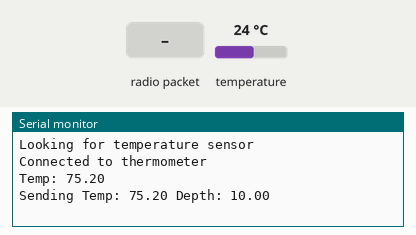
Simulated run of this sketch. Board: Arduino Uno, built with avr-gcc and run on an emulated ATmega328P. On the bench: the last lines printed to the serial monitor. The inputs (shaded band) are chosen by the test bench; at power-on: temperature 24 °C. No radio packets arrive unless stated.

Above: at 4.0 s.
4.1 s: radio packet "1" arrives
At 5.5 s:
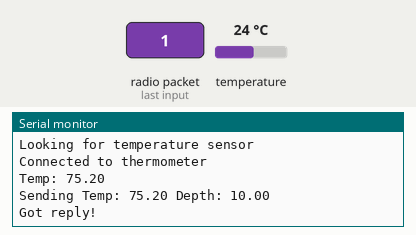
12.3 s: temperature set to 19 °C
At 16.0 s:
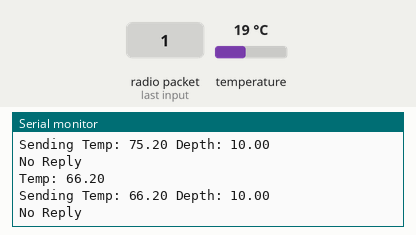

The sketch:

sensor.ino
```cpp
// The sensor module reads the water temp and depth and
// transmits the values to the control center via a radio
//
// This code is designed to run on an Adafruit 32u4 RFM69HCW.

#include <OneWire.h>
#include <DallasTemperature.h>
#include <SPI.h>
#include <RH_RF69.h>
#include <RHReliableDatagram.h>

// == Radio ==
#define RF69_FREQ 915.0
// Make sure the control center has this address
#define DEST_ADDRESS 1
#define MY_ADDRESS 2

// Setup for Feather 32u4 with Radio
#define RFM69_CS 8
#define RFM69_INT 7
#define RFM69_RST 4

RH_RF69 rf69(RFM69_CS, RFM69_INT);
RHReliableDatagram rf69_manager(rf69, MY_ADDRESS);

// This increments every time a packet is transmitted
int16_t packet_num = 0;

// Buffers for sending messages
uint8_t buf[RH_RF69_MAX_MESSAGE_LEN];
uint8_t data[] = " OK";

// == Water Temp ==
#define WATER_TEMP_PIN 13

OneWire oneWire(WATER_TEMP_PIN);
DallasTemperature sensors(&oneWire);
DeviceAddress waterThermometer;

void setup() {
  // Setup serial baud rate
  Serial.begin(9600);

  setupTempSensor();
  setupRadio();
}

// Sets up the radio on the Feather
void setupRadio() {
  pinMode(RFM69_RST, OUTPUT);
  digitalWrite(RFM69_RST, LOW);

  digitalWrite(RFM69_RST, HIGH);
  delay(10);
  digitalWrite(RFM69_RST, LOW);
  delay(10);

  if (!rf69_manager.init()) {
    Serial.println("Radio init failed");
    // Stop if radio init failed
    while (1);
  }

  if (!rf69.setFrequency(RF69_FREQ)) {
    Serial.println("Could not set frequency");
  }

  // Power can be 14-20. Starting with 20, may adjust later.
  rf69.setTxPower(20, true);

  // The encryption key has to be the same as the one in the server
  uint8_t key[] = { 0x01, 0x02, 0x03, 0x04, 0x05, 0x06, 0x07, 0x08,
                    0x01, 0x02, 0x03, 0x04, 0x05, 0x06, 0x07, 0x08
                  };
  rf69.setEncryptionKey(key);
}

// Connects to the DS18B20 temp sensor
void setupTempSensor() {
  Serial.println("Looking for temperature sensor");
  sensors.begin();

  if (sensors.getAddress(waterThermometer, 0)) {
    Serial.println("Connected to thermometer");
  }

  sensors.setResolution(waterThermometer, 9);
}

void loop() {
  // Wait 3 seconds
  delay(3000);

  // Request temp from sensor
  sensors.requestTemperatures();

  // Print current temp
  float temp = sensors.getTempF(waterThermometer);
  Serial.print("Temp: ");
  Serial.println(temp);
  transmitTemperature(temp, 10.0);
}

// Transmits the given temperature and depth to the control unit
void transmitTemperature(float temp, float depth) {
  // Pack the two float values into a single char array.
  //
  // This format reduces the amount of data that must be transmitted and
  // reduces loss of precision when converting to a string.
  //
  // These will need to be unpacked the same way on the control unit:
  // First 4 bytes: Water Temp
  // Next 4 bytes: Water Depth
  uint8_t packet[8];
  memcpy(packet, (uint8_t*)(&temp), 4);
  memcpy(packet+4, (uint8_t*)(&depth), 4);

  Serial.print("Sending Temp: ");
  Serial.print(*(float*)packet);
  Serial.print(" Depth: ");
  Serial.println(*(float*)(packet + 4));

  if (rf69_manager.sendtoWait((uint8_t *)packet, 8, DEST_ADDRESS)) {
    uint8_t len = sizeof(buf);
    uint8_t from;
    if (rf69_manager.recvfromAckTimeout(buf, &len, 2000, &from)) {
      Serial.println("Got reply!");
    } else {
      Serial.println("No Reply");
    }
  } else {
    Serial.println("Sending Failed :(");
  }
}
```

Measured:
- after the input at 4.1 s, the serial monitor: prints a new line at once (image 1)
- after the input at 12.3 s, the serial monitor: prints a new line after 0.13 s (image 2)
